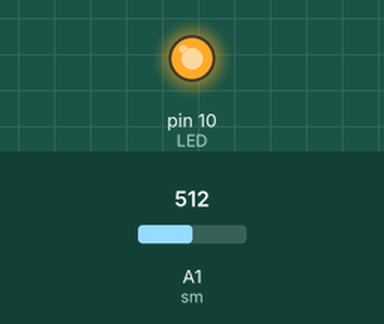
This sketch was run on a simulated Arduino Uno, built with avr-gcc and run on an emulated ATmega328P. On the bench: output pins drawn as LEDs (lit = HIGH). The test bench sets the inputs (shaded band); at power-on: A1 (sm) = 512. What the sketch prints to the serial monitor is not drawn.

Above: at 0.1 s.
Timing chart, 0 to 1.6 s (numbered marks = the images above):
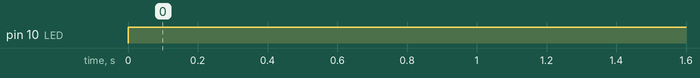

The sketch:

sketch_may01b.ino
```cpp
#define sm A1
#define LED 10

void setup() {
  // put your setup code here, to run once:
  pinMode(sm,INPUT);
  pinMode(LED,OUTPUT);
  Serial.begin(9600);

}
int in;
void loop() {
  float sc;
  // put your main code here, to run repeatedly:
sc=analogRead(sm);
Serial.println(sc);

digitalWrite(LED,HIGH);
delay(5000);
}
```

Measured:
- by itself, pin 10 (LED): LOW → HIGH at 0.00 s
